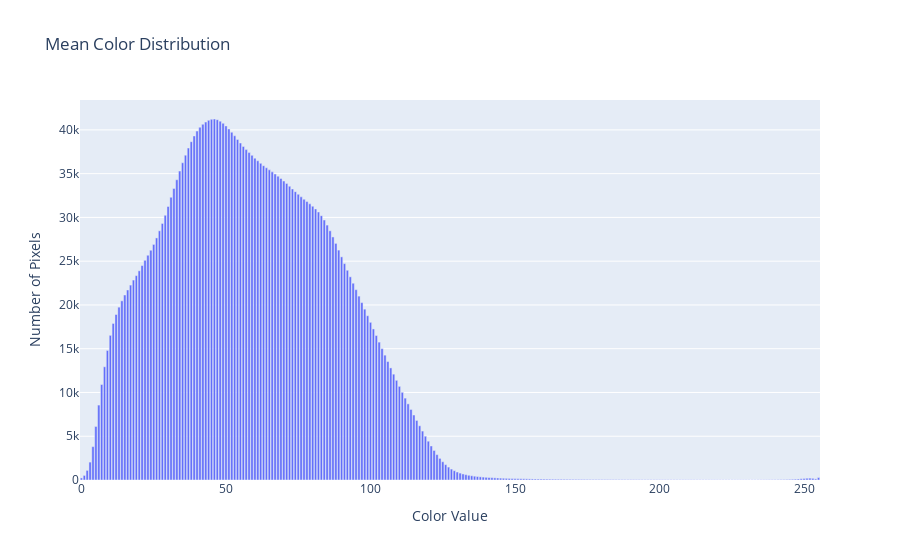

Source (notebook cell):
### Code cell
import plotly.graph_objects as go

# Calculate the mean color distribution across all images
mean_color_distribution = np.mean(color_distributions, axis=0)

# Create a bar chart of the mean color distribution
fig = go.Figure(
    go.Bar(x=np.arange(256), y=mean_color_distribution, name="Mean Color Distribution")
)

# Set the title and axis labels
fig.update_layout(
    title="Mean Pixel Distribution of images",
    xaxis_title="Pixel Value",
    yaxis_title="Number of Pixels"
)

# Show the plot
fig.show()

### Figure 1 — Plotly figure (JSON) as saved in the notebook; plotly's stock layout.template omitted (floating-point values rounded to 4 significant figures; data arrays with more than 128 entries replaced by an {"elided": "..."} marker saying what was removed)
{"data": [{"name": "Mean Color Distribution", "type": "bar", "x": {"elided": "256 int values"}, "y": {"elided": "256 float values"}}], "layout": {"title": {"text": "Mean Color Distribution"}, "xaxis": {"title": {"text": "Color Value"}}, "yaxis": {"title": {"text": "Number of Pixels"}}}}
